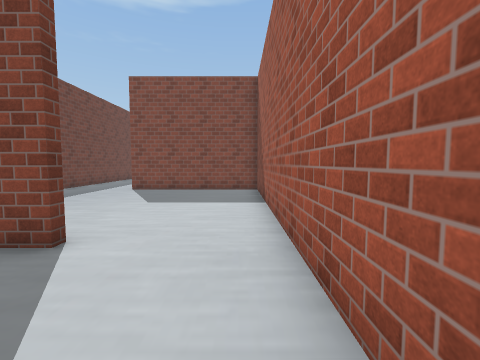
view 1 (above)

14 first-person views from a walk through a scene from a Unity 3-D project. The camera is 1.3 m above the floor, tilts 4° down and sees 90° across. The floor is counted in squares, 1 m on a side. Each view is taken from the middle of a square. On the plan, view 1 faces up. The plan holds only what a view shows up to about 12 squares ahead; the rest is blank. The place goes on beyond the plan. The player is left out. Some surface patterns are stand-ins.

view 2
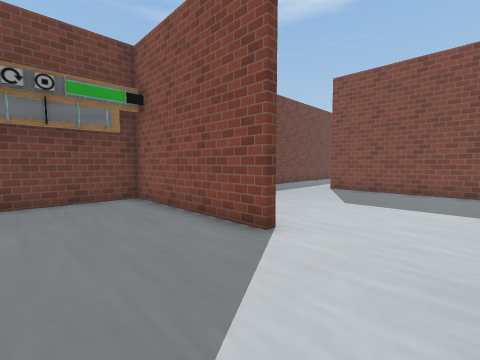

view 3
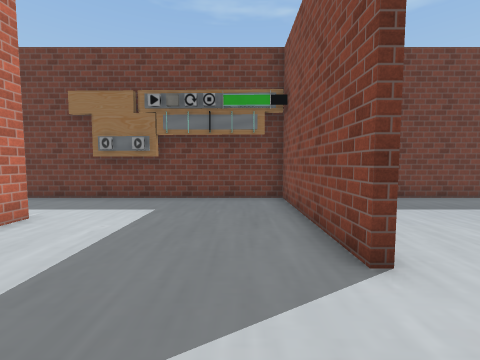

view 4
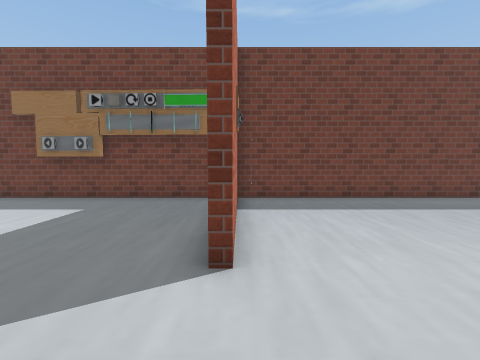

view 5
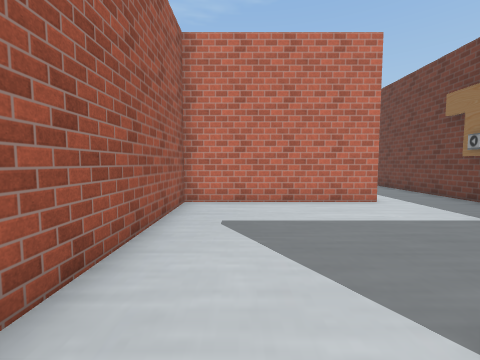

view 6
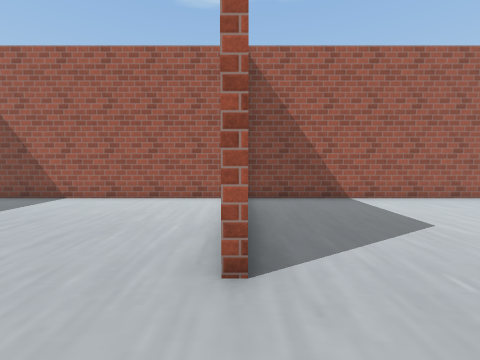

view 7
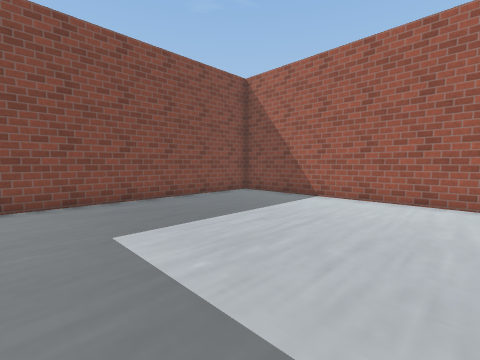

view 8
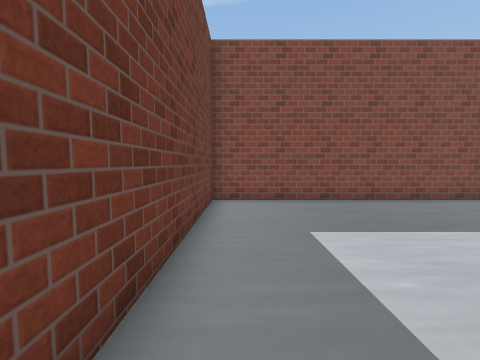

view 9
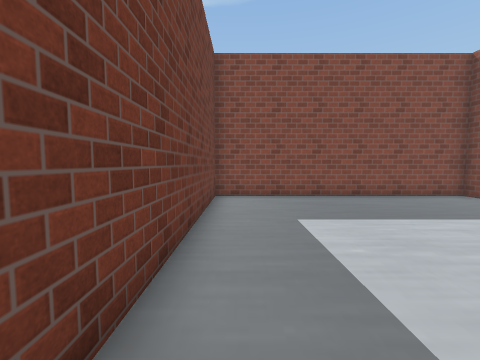

view 10
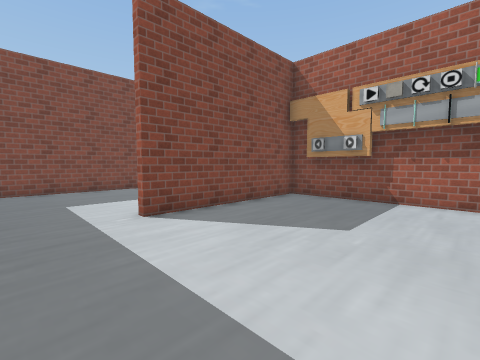

view 11
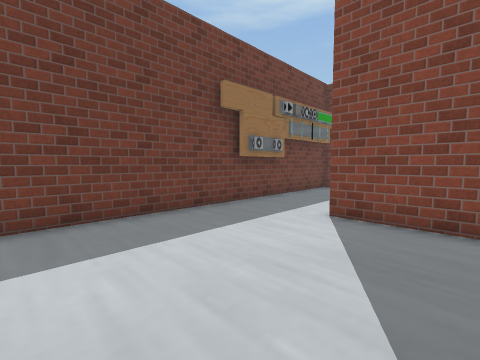

view 12
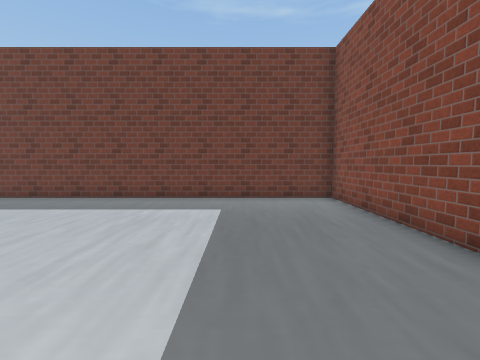

view 13
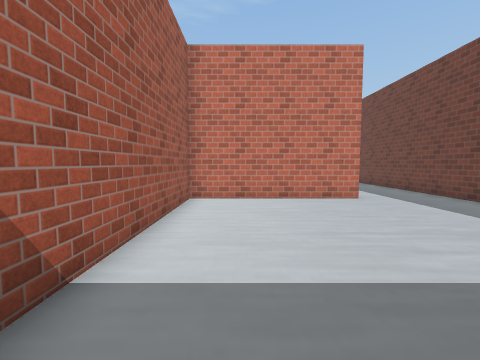

view 14
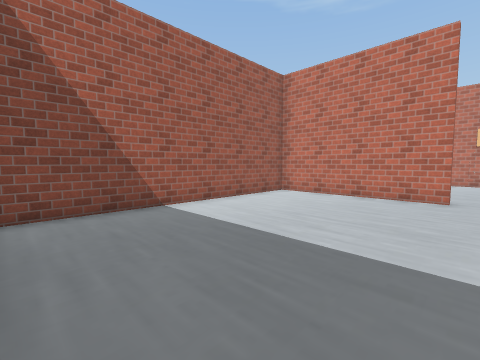

### Floor plan
Points are (right, up) in squares from view 1. A wall is a line through its corners. A room is listed if a view was taken in it or the views show most of it. See-through windows are left out.
Room 1 (views 1, 2, 3, 4, 5, 6, 7, 8, 9, 10, 11, 12, 13, 14)
walls: (-4.6, 3.9) (-2.9, 3.9) (-2.9, 3.6) (-9, 3.6) (-9, -9.1); (-5.5, 12.2) (0.9, 12.2) (0.9, 22.5) (-9, 22.5) (-9, 3.9); (0.9, -4.6) (0.9, -3.3) (-5.6, -3.3) (-5.6, -3) (0.9, -3) (0.9, 11.9) (-5.4, 11.9); (0.9, -9.1) (0.9, -6.5)

Positions as (right, up) in squares from view 1, and headings:
1: (0, 0), facing up
2: (0, 0), facing up-left
3: (0, 2), facing left
4: (0, 4), facing left
5: (-1, 5), facing down
6: (-8, 12), facing right
7: (-8, 14), facing up-right
8: (-8, 14), facing up
9: (-8, 13), facing up
10: (-8, -9), facing up-right
11: (-3, -9), facing up-left
12: (0, 19), facing left
13: (-1, 21), facing down
14: (-6, 22), facing down-right
